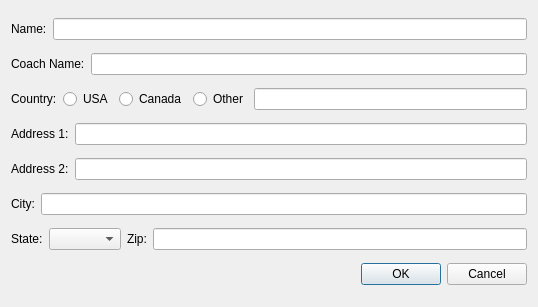
<?xml version="1.0" encoding="UTF-8"?>
<ui version="4.0">
 <class>ClubDataDialog</class>
 <widget class="QDialog" name="ClubDataDialog">
  <property name="geometry">
   <rect>
    <x>0</x>
    <y>0</y>
    <width>538</width>
    <height>307</height>
   </rect>
  </property>
  <property name="windowTitle">
   <string>Dialog</string>
  </property>
  <layout class="QVBoxLayout" name="verticalLayout">
   <item>
    <layout class="QHBoxLayout" name="horizontalLayout">
     <item>
      <widget class="QLabel" name="label">
       <property name="text">
        <string>Name:</string>
       </property>
       <property name="buddy">
        <cstring>clubNameEdit</cstring>
       </property>
      </widget>
     </item>
     <item>
      <widget class="QLineEdit" name="clubNameEdit"/>
     </item>
    </layout>
   </item>
   <item>
    <layout class="QHBoxLayout" name="horizontalLayout_2">
     <item>
      <widget class="QLabel" name="label_2">
       <property name="text">
        <string>Coach Name:</string>
       </property>
       <property name="buddy">
        <cstring>coachNameEdit</cstring>
       </property>
      </widget>
     </item>
     <item>
      <widget class="QLineEdit" name="coachNameEdit"/>
     </item>
    </layout>
   </item>
   <item>
    <layout class="QHBoxLayout" name="horizontalLayout_3">
     <item>
      <widget class="QLabel" name="label_8">
       <property name="text">
        <string>Country:</string>
       </property>
       <property name="buddy">
        <cstring>usaBtn</cstring>
       </property>
      </widget>
     </item>
     <item>
      <widget class="QRadioButton" name="usaBtn">
       <property name="text">
        <string>USA</string>
       </property>
      </widget>
     </item>
     <item>
      <widget class="QRadioButton" name="canadaBtn">
       <property name="text">
        <string>Canada</string>
       </property>
      </widget>
     </item>
     <item>
      <widget class="QRadioButton" name="otherCountryBtn">
       <property name="text">
        <string>Other</string>
       </property>
      </widget>
     </item>
     <item>
      <widget class="QLineEdit" name="otherCountryEdit"/>
     </item>
    </layout>
   </item>
   <item>
    <layout class="QHBoxLayout" name="horizontalLayout_4">
     <item>
      <widget class="QLabel" name="label_3">
       <property name="text">
        <string>Address 1:</string>
       </property>
       <property name="buddy">
        <cstring>address1Edit</cstring>
       </property>
      </widget>
     </item>
     <item>
      <widget class="QLineEdit" name="address1Edit"/>
     </item>
    </layout>
   </item>
   <item>
    <layout class="QHBoxLayout" name="horizontalLayout_5">
     <item>
      <widget class="QLabel" name="label_4">
       <property name="text">
        <string>Address 2:</string>
       </property>
       <property name="buddy">
        <cstring>address2Edit</cstring>
       </property>
      </widget>
     </item>
     <item>
      <widget class="QLineEdit" name="address2Edit"/>
     </item>
    </layout>
   </item>
   <item>
    <layout class="QHBoxLayout" name="horizontalLayout_6">
     <item>
      <widget class="QLabel" name="label_5">
       <property name="text">
        <string>City:</string>
       </property>
       <property name="buddy">
        <cstring>cityEdit</cstring>
       </property>
      </widget>
     </item>
     <item>
      <widget class="QLineEdit" name="cityEdit"/>
     </item>
    </layout>
   </item>
   <item>
    <layout class="QHBoxLayout" name="horizontalLayout_7">
     <item>
      <widget class="QLabel" name="label_6">
       <property name="text">
        <string>State:</string>
       </property>
       <property name="buddy">
        <cstring>stateCombo</cstring>
       </property>
      </widget>
     </item>
     <item>
      <widget class="QComboBox" name="stateCombo"/>
     </item>
     <item>
      <widget class="QLabel" name="label_7">
       <property name="text">
        <string>Zip:</string>
       </property>
       <property name="buddy">
        <cstring>zipEdit</cstring>
       </property>
      </widget>
     </item>
     <item>
      <widget class="QLineEdit" name="zipEdit"/>
     </item>
    </layout>
   </item>
   <item>
    <widget class="QDialogButtonBox" name="buttonBox">
     <property name="orientation">
      <enum>Qt::Horizontal</enum>
     </property>
     <property name="standardButtons">
      <set>QDialogButtonBox::Cancel|QDialogButtonBox::Ok</set>
     </property>
    </widget>
   </item>
  </layout>
 </widget>
 <resources/>
 <connections>
  <connection>
   <sender>buttonBox</sender>
   <signal>accepted()</signal>
   <receiver>ClubDataDialog</receiver>
   <slot>accept()</slot>
   <hints>
    <hint type="sourcelabel">
     <x>248</x>
     <y>254</y>
    </hint>
    <hint type="destinationlabel">
     <x>157</x>
     <y>274</y>
    </hint>
   </hints>
  </connection>
  <connection>
   <sender>buttonBox</sender>
   <signal>rejected()</signal>
   <receiver>ClubDataDialog</receiver>
   <slot>reject()</slot>
   <hints>
    <hint type="sourcelabel">
     <x>316</x>
     <y>260</y>
    </hint>
    <hint type="destinationlabel">
     <x>286</x>
     <y>274</y>
    </hint>
   </hints>
  </connection>
 </connections>
</ui>
